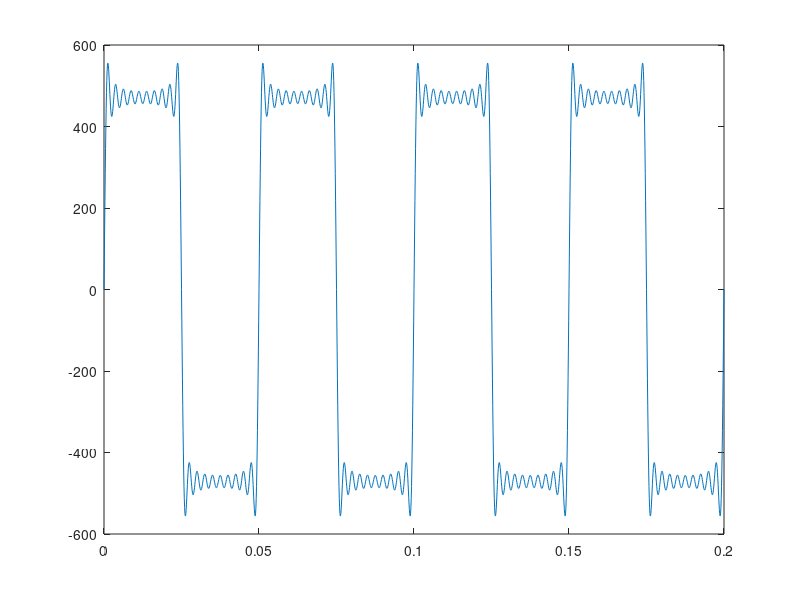
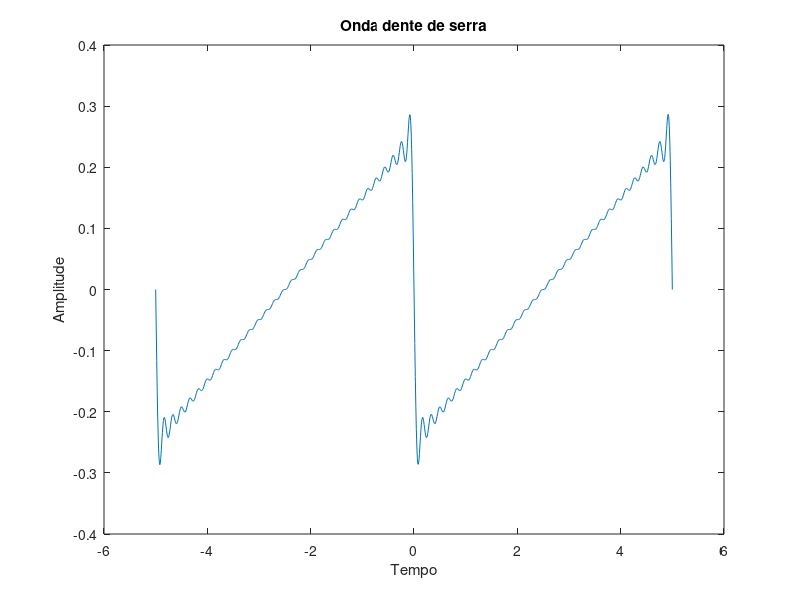

Recreate these plots in MATLAB, in order.
clc
clear

fs = 10000;        %passo 10E4
t = [0:1/fs:0.2];  %tempo e passo 'pontos no tempo'
f = 20;            %frequencia em hz
A = 600;           %amplitude

acc = 0;           %acumulador
acc1 = 0;

for i=1:2:20 %n
  v = (A/i) * sin(2*pi*f*i*t);
  acc = acc + v;

endfor

figure(1);
clf(1);
plot(t,acc);

Ns = 30;                  %n
t1 = linspace(-5,5,1000); %pontos no tempo
T = max(t1);              %perído
w1 = (2*pi)/T;            %frequencia angular
A1 = 1;                   %amplitude
f1 = 0;                   %inicializa função

for n=1:Ns
  an = ( (4*A1*sin(2*pi*n)/(2*pi*n)) + (4*A1*cos(2*pi*n)/(2*pi*n)^2) - (4*A1/(2*pi*n)^2) );
  bn = ( (4*A1*sin(2*pi*n)/(2*pi*n)^2) + (cos(2*pi*n)/(2*pi*n)) );
  f1 += ( (an*cos(n*w1*t1)) - bn*sin(n*w1*t1) );
endfor

figure(2);
clf(2);
plot(t1,f1);
xlabel('Tempo');
ylabel('Amplitude');
title('Onda dente de serra');
